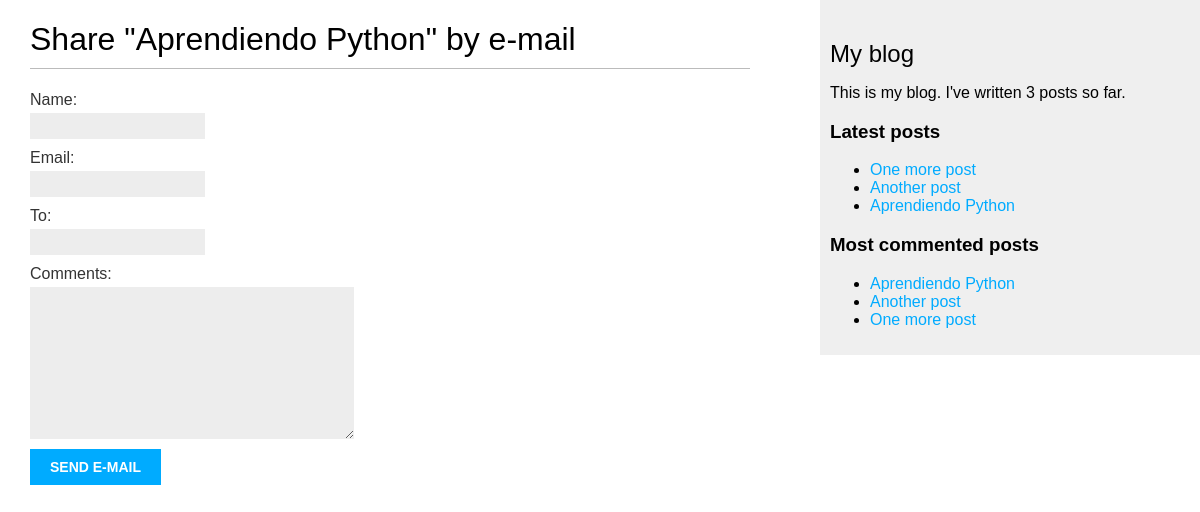
/blog/2/share/, run on an earlier commit of the app's database.
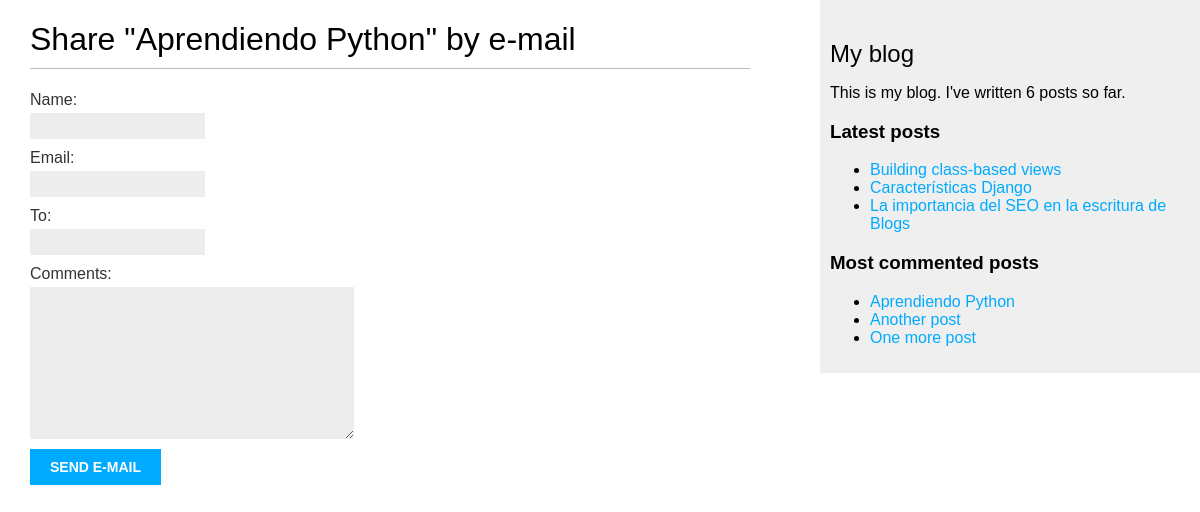
And on a later commit of the database.
### blog/models.py (models this page shows, shortened)
class Post(models.Model):
    class Status(models.TextChoices):
        DRAFT = 'DF', 'Draft'
        PUBLISHED = 'PB', 'Published'
    title = models.CharField(max_length = 250)
    slug = models.SlugField(max_length = 250,
                            unique_for_date = 'publish') # friendly URL
    author = models.ForeignKey(User, on_delete = models.CASCADE, related_name = 'blog_posts')
    body = models.TextField()
    publish = models.DateTimeField(default = timezone.now)
    created = models.DateTimeField(auto_now_add = True)
    updated = models.DateTimeField(auto_now = True)
    status = models.CharField(max_length = 2,
                            choices = Status.choices,
                            default = Status.DRAFT)
    tags = TaggableManager()
    objects = models.Manager() # The default manager.
    published = PublishedManager() # Our custom manager.
    class Meta:
        ordering = ['-publish']
        indexes = [
            models.Index(fields=['-publish']),
        ]
    def get_absolute_url(self):
        return reverse('blog:post_detail',
                       args=[self.publish.year,
                             self.publish.month,
                             self.publish.day,
                             self.slug])

### blog/views.py (the view)
def post_share(request, post_id):
    post = get_object_or_404(Post, id=post_id, status=Post.Status.PUBLISHED)
    sent = False
    if request.method == 'POST':
        form = EmailPostForm(request.POST)
        if form.is_valid():
            cd = form.cleaned_data
            post_url = request.build_absolute_uri(
            post.get_absolute_url())
            subject = f"{cd['name']} recommends you read " \
            f"{post.title}"
            message = f"Read {post.title} at {post_url}\n\n" \
            f"{cd['name']}\'s comments: {cd['comments']}"
            send_mail(subject, message, 'giraldosofia481@gmail.com',
            [cd['to']])
            sent = True
    else:
        form = EmailPostForm()
    return render(request, 'blog/post/share.html', {'post': post,
                                                    'form': form,
                                                    'sent': sent})

### blog/forms.py
class EmailPostForm(forms.Form):
    name = forms.CharField(max_length=25)
    email = forms.EmailField()
    to = forms.EmailField()
    comments = forms.CharField(required=False,
    widget=forms.Textarea)

### blog/models.py (called while the page is built)
    def get_queryset(self):
        return super().get_queryset()\
                     .filter(status=Post.Status.PUBLISHED)

### blog/templatetags/blog_tags.py (called while the page is built)
@register.simple_tag
def total_posts():
    return Post.published.count()

@register.simple_tag
def get_most_commented_posts(count=5):
    return Post.published.annotate(
            total_comments=Count('comments')
        ).order_by('-total_comments')[:count]

@register.inclusion_tag('blog/post/latest_posts.html')
def show_latest_posts(count=5):
    latest_posts = Post.published.order_by('-publish')[:count]
    return {'latest_posts': latest_posts}

### blog/templates/blog/post/share.html (shortened to what this page needs)
{% extends "blog/base.html" %}
{% block content %}
    {% if sent %}
    <h1>E-mail successfully sent</h1>
    <p>
        "{{ post.title }}" was successfully sent to {{ form.cleaned_data.to }}.
    </p>
    {% else %}
    <h1>Share "{{ post.title }}" by e-mail</h1>
    <form method="post">
        {{ form.as_p }}
        <input type="submit" value="Send e-mail">
    </form>
    {% endif %}
{% endblock %}

### blog/templates/blog/base.html (shortened to what this page needs)
{% load blog_tags %}
{% load static %}
<!DOCTYPE html>
<html>
<head>
  <link href="{% static "css/blog.css" %}" rel="stylesheet">
</head>
<body>
  <div id="content">
    {% block content %}
    {% endblock %}
  </div>
  <div id="sidebar">
    <h2>My blog</h2>
    <p>
      This is my blog.
      I've written {% total_posts %} posts so far.
    </p>
    <h3>Latest posts</h3>
    {% show_latest_posts 3 %}
    <h3>Most commented posts</h3>
    {% get_most_commented_posts 3 as most_commented_posts %}
    <ul>
      {% for post in most_commented_posts %}
        <li>
          <a href="{{ post.get_absolute_url }}">
            {{ post.title }}
          </a>
        </li>
      {% endfor %}
    </ul>
  </div>
</body>
</html>

### blog/templates/blog/post/latest_posts.html
<ul>
    {% for post in latest_posts %}
        <li>
            <a href="{{ post.get_absolute_url }}">{{ post.title }}</a>
        </li>
    {% endfor %}
</ul>

What changed in the data, as far as the page shows it:
no longer on one of the page's lists (row unchanged): Post: title "Aprendiendo Python"
no longer on one of the page's lists (row unchanged): Post: title "Another post"
no longer on one of the page's lists (row unchanged): Post: title "One more post"
added Post: title "Building class-based views", shown under "Latest posts"
added Post: title "Características Django", shown under "Latest posts"
added Post: title "La importancia del SEO en la escritura de Blogs", shown under "Latest posts"
Also different on the page:
text no longer shown: "3"
text now shown: "6"
